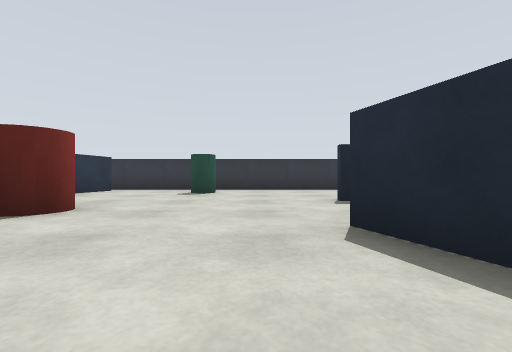
view 1 (above)

13 first-person views from a walk through a world built for the Gazebo simulator. The camera is 0.22 m above the floor, looks level and sees 90° across. The floor is counted in squares, 0.5 m on a side. Each view is taken from the middle of a square. On the plan, view 1 faces up. The plan holds only what a view shows up to about 9 squares ahead; the rest is blank. The place goes on beyond the plan.

view 2
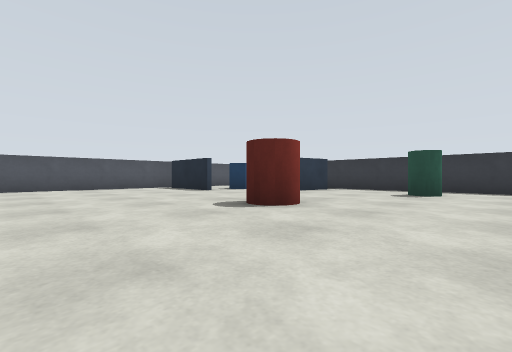

view 3
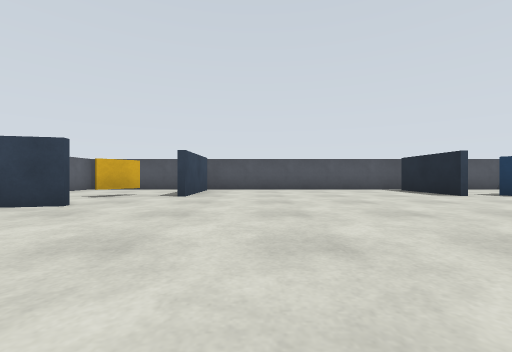

view 4
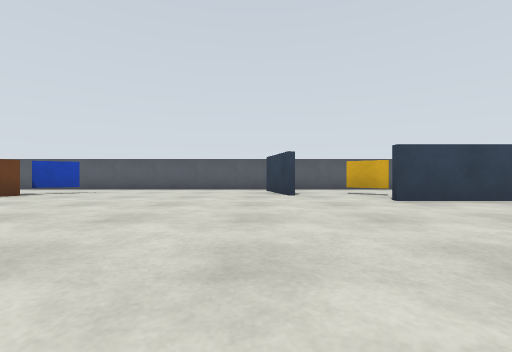

view 5
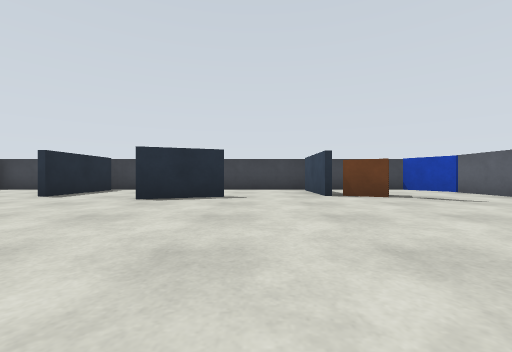

view 6
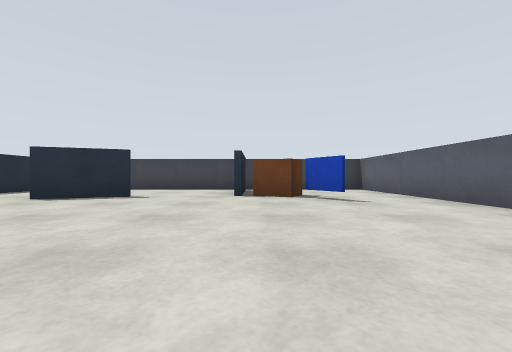

view 7
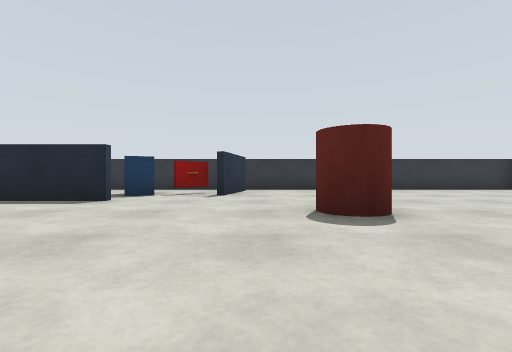

view 8
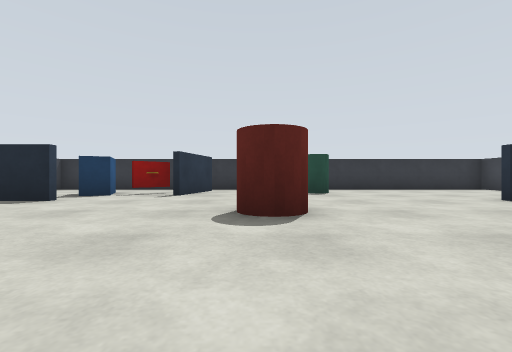

view 9
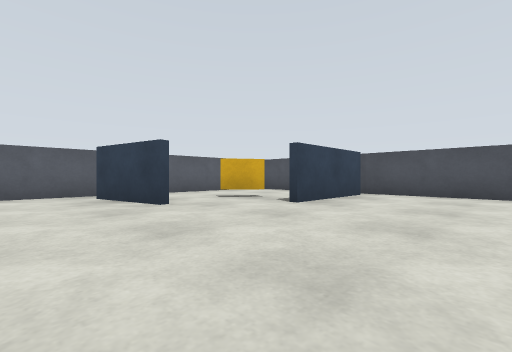

view 10
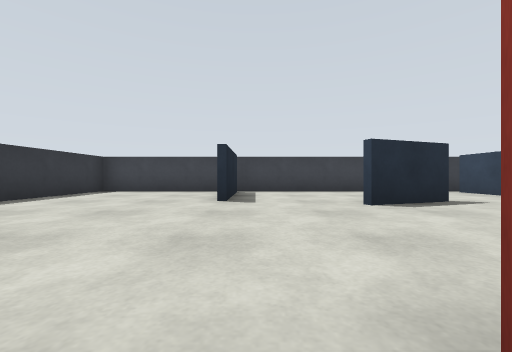

view 11
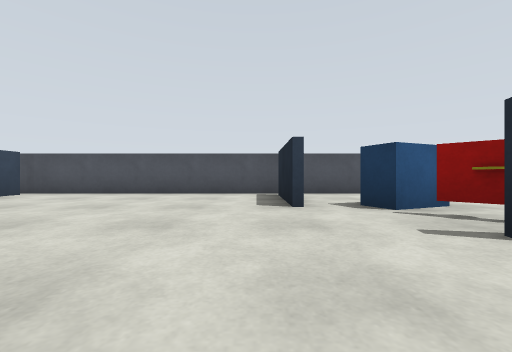

view 12
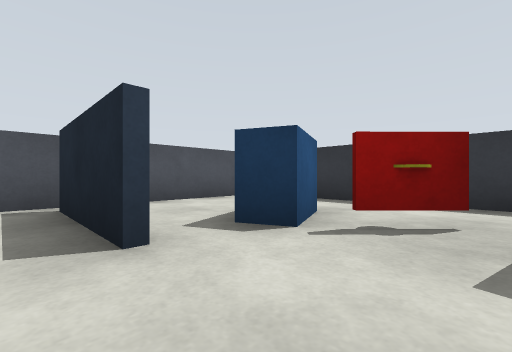

view 13
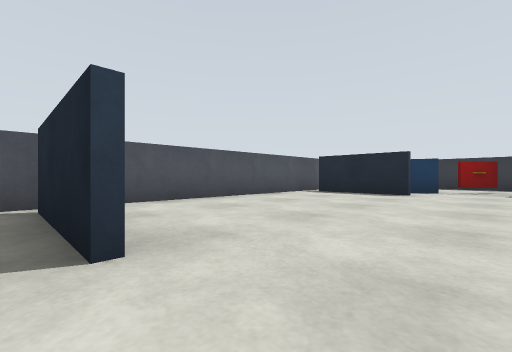

### Floor plan
Points are (right, up) in squares from view 1. A wall is a line through its corners. A room is listed if a view was taken in it or the views show most of it. See-through windows are left out.
Room 1 (views 1, 2, 3, 4, 5, 6, 7, 8, 9, 10, 11, 12, 13)
walls: (1.4, 0.6) (0.8, 2.3); (-4.7, -2.8) (-4.3, -4.7); (2.4, -1.5) (4, -1.5); (-6.4, -1.7) (-9, -1.7); (-6.6, 4.5) (-9, 4.5); (3.6, -1.7) (2.4, -1.7); (4, 4.5) (1.5, 4.5); (-4.3, 7.7) (-4.7, 5.8); (-9, -1.5) (-6.4, -1.5); (4.4, -5.4) (4.4, 8.4) (-9.4, 8.4) (-9.4, -5.4) (4.4, -5.4)
ways out: gap at (-9, -2); gap at (4, -2)
objects: other object (-7, -3); blue box (-7, 6) to (-6, 7); pillar (-3, 3); green cylinder (-1, 7); brown box (1, -3) to (2, -2)

Where each view was taken, in squares from view 1:
view 1: 0 up, 0 right, facing up
view 2: 0 up, 0 right, facing up-left
view 3: 0 up, 1 left, facing left
view 4: 3 up, 4 left, facing down
view 5: 0 up, 4 left, facing right
view 6: 2 down, 4 left, facing right
view 7: 0 up, 4 left, facing up
view 8: 0 up, 3 left, facing up
view 9: 1 up, 3 left, facing down-left
view 10: 4 up, 3 left, facing right
view 11: 4 up, 3 left, facing left
view 12: 4 up, 5 left, facing up-left
view 13: 2 down, 5 left, facing up-left
